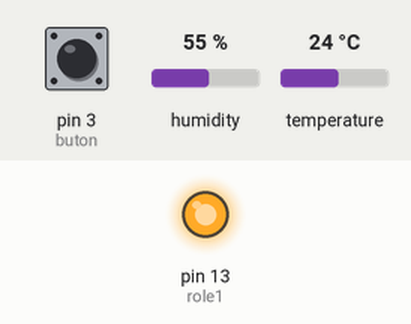
Bench run of a sketch on a simulated Arduino Uno, built with avr-gcc and run on an emulated ATmega328P. On the bench: output pins drawn as LEDs (lit = HIGH). The test bench sets the inputs (shaded band); at power-on: humidity 55 %, pin 3 (buton) LOW, temperature 24 °C. What the sketch prints to the serial monitor is not drawn.

Above: at 17.8 s.
17.9 s: humidity set to 88 %
At 18.3 s:
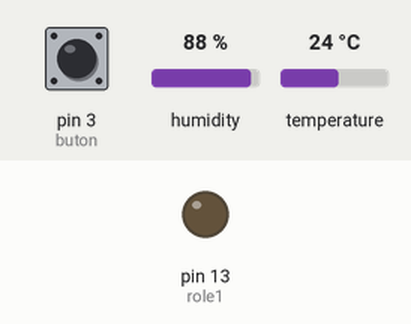
31.9 s: pin 3 (buton) pulled HIGH for 3 s
Timing chart, 0 to 34.9 s (numbered marks = the images above; inputs shaded):
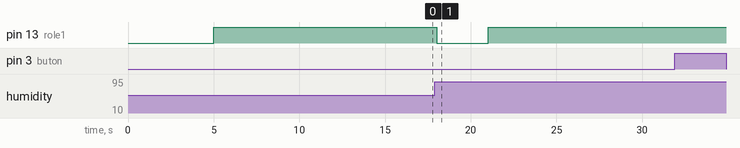

The sketch:

Serakodlar_.ino
```cpp
#include "DHT.h"


/*sensör##########*/

#define DHTType DHT22
#define dataPin 8

DHT dht =DHT(dataPin,DHTType);


/*pinler##########*/

int role1=13;

int buton=3;
int durum=0;


void setup() {
 Serial.begin(9600);
 dht.begin();
 pinMode(role1,OUTPUT);
 pinMode(buton,INPUT);


}

void loop() {
if(digitalRead(buton)==1){
  if(durum==0){
    durum=1;
    }

   else{
    durum=0;
    }
  }

  if(durum==1){
    Serial.println("kuluçka dönemi çalışıyor");
    }

   else{
        Serial.println("hasat hazırlık dönemi çalışıyor");

    }
    delay(1000);


float nem =dht.readHumidity();
float sicak=dht.readTemperature();
Serial.print("Nem : ");
Serial.print(nem,2); //Nem Verisi
Serial.print(",");
Serial.print("Sıcaklık: ");
Serial.print(sicak,2);//Sıcaklık Verisi
Serial.println();
delay(1000);


/*sistem########*/

sistem(nem);


}

/*fonksiyonlar ############*/


void sislemekapat(){
  digitalWrite(role1,LOW);


  delay(3000);

  digitalWrite(role1,HIGH);
  delay(10000);
  }


void sistem(int nem){


 if(nem<70){//şuanda role kapalıyken açık açıkken kapalı çalışıyor yani değilleme mevcut.

 sislemekapat();

    Serial.println("nemlendirme cihazı çalıştırılıyor..");

  }

  else if(nem>85){

    Serial.println("havalandırma açıldı");

    Serial.println("nemlendirme cihazı çalıştırılmıyor..");

    }
    delay(1000);
  }
```

Measured:
- after the input at 31.9 s, every drawn part: stays the same
